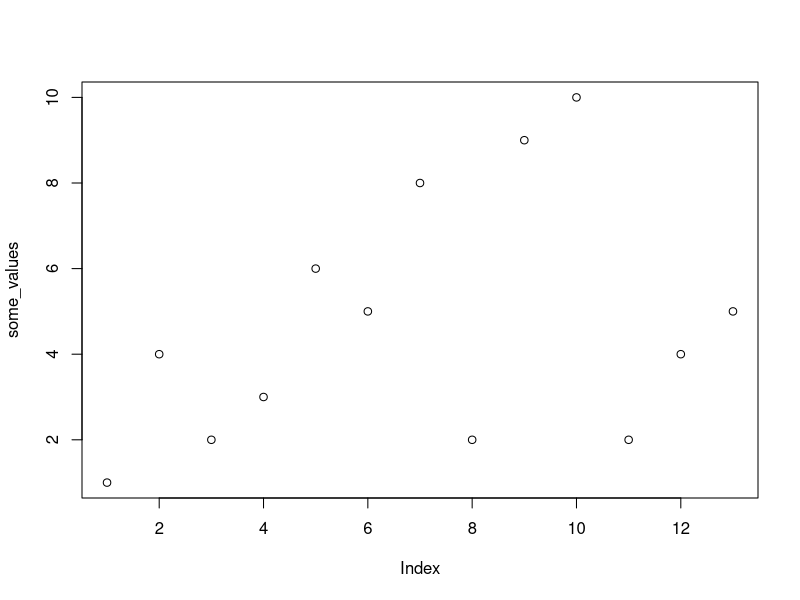
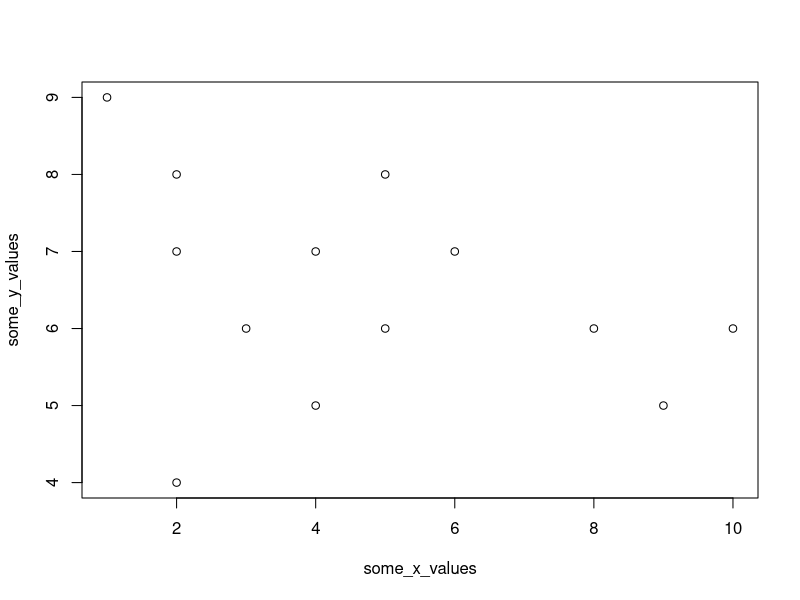
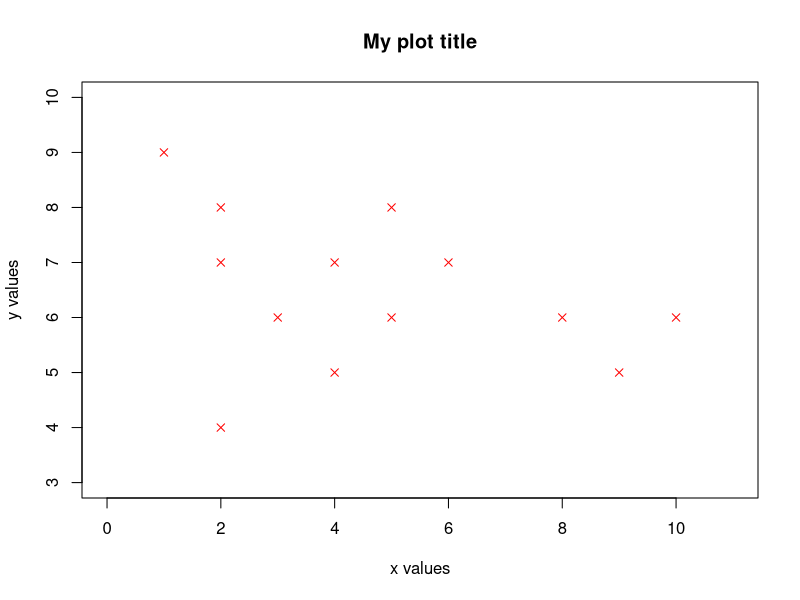

R code for these plots, in order: (Note: this script raises an error after producing the figures.)
## ---- chunk 1
# load raster package
library(raster)
## ---- chunk 2
# load mtcars data set
data(mtcars)

# view to first handful of rows of this data set using the head() function 
head(mtcars)
## ---- chunk 3
# load the iris data frame
data(iris)

# see the first few rows of the data frame
head(iris)
## ---- chunk 4
# summarise each variable of the iris data 
str(iris)
## ---- chunk 5
str(iris)
## ---- chunk 6
# access sepal length from the iris data frame
sepal_width_only <- iris$Sepal.Width

print(sepal_width_only)
## ---- chunk 7
# which sepal length is largest
max_sepal_width_index <- which.max(sepal_width_only)

# find all the rest of the data for this observation
iris[max_sepal_width_index, ]
## ---- chunk 8
# create an object with some values
some_values <- c(1,4,2,3,6,5,8,2,9,10,2,4,5)
plot(some_values)
## ---- chunk 9
# create two objects that will to plot on the x and y axis
some_x_values <- c(1, 4, 2, 3, 6, 5, 8, 2, 9, 10, 2, 4, 5)
some_y_values <- c(9, 7, 8, 6, 7, 8, 6, 7, 5, 6, 4, 5, 6)

# plot 
plot(x = some_x_values, y = some_y_values)
## ---- chunk 10
# plot 
plot(x = some_x_values,        # plot x values
     y = some_y_values,        # plot y values 
     xlim = c(0, 11),          # set x limits
     ylim = c(3, 10),          # set y limits
     pch = 4,                  # set point symbol
     cex = 1,                  # set the size of points
     col = "red",              # set the colour of the points 
     xlab = "x values",        # set the x axis label
     ylab = "y values",        # set the y axis label
     main = "My plot title")   # set the plot title
## ---- chunk 11
# create a categorical object 
treatments <- c(rep("low", 10), rep("high", 10))
response <- c(abs(rnorm(10, 1.5, 2)), rnorm(10, 9.5, 2))
my_data <- data.frame(dose = treatments, response = response)

# plot 
plot(x = my_data$dose,
     y = my_data$response,
     ylim = c(-2, 20),         # set y limits
     pch = 4,                  # set point symbol
     cex = 1,                  # set the size of points
     col = "red",              # set the colour of the points 
     xlab = "Treatement",      # set the x axis label
     ylab = "Response",        # set the y axis label
     main = "My plot title")   # set the plot title
